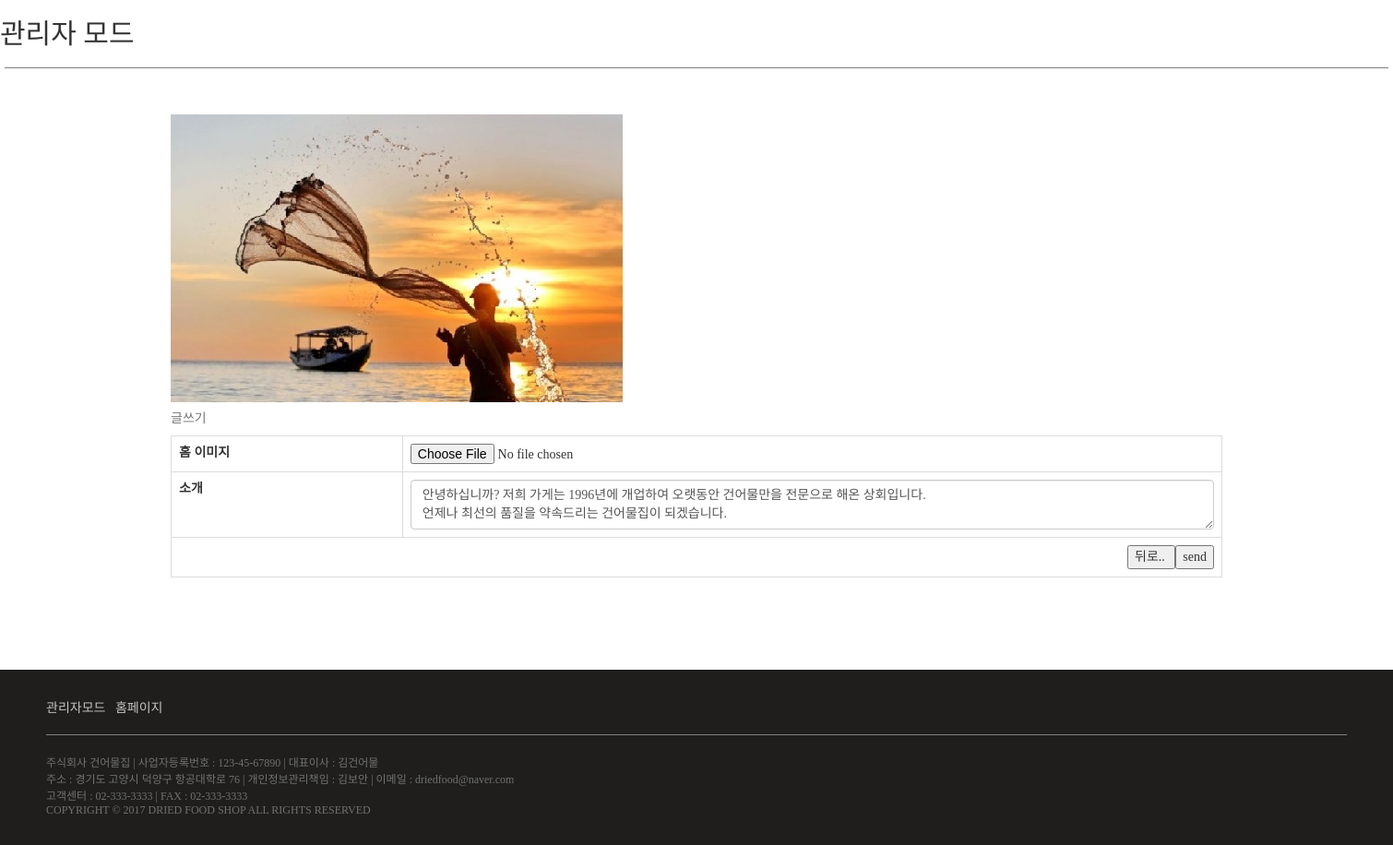
/manage_main.php (signed in), run on the app's committed database.
### tables this page shows
CREATE TABLE `main` (
  `image` varchar(255) NOT NULL,
  `number` int(11) NOT NULL,
  `description` text NOT NULL
);

### manage_main.php (the view, shortened to what this page needs)
<?php
include("config_getdata.php");
$query = "SELECT * from main WHERE number =1";
$result = mysqli_query($bd,$query) or die ("Error Querying database.");
$row = mysqli_fetch_assoc($result);
$src = $row['image'];
$src2 = $row['description'];
?>
<!DOCTYPE html>
<html lang="kor">
<head>
  <link rel="stylesheet" href="css\bootstrap.css">
  <link rel="stylesheet" href="css/box_design.css">
    <link rel="stylesheet" href="css/footer-distributed-with-address-and-phones.css">
</head>
<body>
  <h2>관리자 모드</h2>
  <hr width="1500">
  <div class="container">
    <table class="table table-bordered">
      <thead>
        <img src="<?=$src?>"/>
        <caption> 글쓰기 </caption>
      </thead>
      <tbody>
        <form action="main_upload.php" method="POST" encType="multipart/form-data">
          <tr>
            <th> 홈 이미지 </th>
            <td><input type="file" name="upload"/></td>
          </tr>
          <tr>
            <th>소개</th>
            <td>
              <textarea cols="10"  name="content" class="form-control"><?=$src2?>
              </textarea>
            </td>
          </tr>
          <tr>
            <td colspan="2">
              <input type="submit" value="send" class="pull-right"/>
              <input type="button" value="뒤로.. " class="pull-right" onclick="history.back(-1)"/>
                    </td>
                </tr>
              </form>
            </tbody>
          </table>
        </div>
        <footer class="footer-distributed">
          <p class="footer-links" >
            <a href="manage_index.php" style="color:#C6C4C3;">관리자모드</a>
            <a href="index.php" style="color:#C6C4C3;">홈페이지</a>
          </p>
        <hr />
        주식회사 건어물집  | 사업자등록번호 : 123-45-67890 | 대표이사 : 김건어물
        <br>
        주소 : 경기도 고양시 덕양구 항공대학로 76 | 개인정보관리책임 : 김보안 | 이메일 : driedfood@naver.com
        <br>
        고객센터 : 02-333-3333 | FAX : 02-333-3333
        <br>
        COPYRIGHT © 2017 DRIED FOOD SHOP ALL RIGHTS RESERVED
        </footer>
      </body>
      </html>

### css/box_design.css (style rules this page uses)
.container { padding-top:30px; }
h2 { font-family: title_font; font-size:30px; }
body { font-family:kopub_bold; }
footer { position: fixed; bottom: 0; }

### css/footer-distributed-with-address-and-phones.css (style rules this page uses)
.footer-distributed { background-color: #1F1E1D; box-sizing: border-box; width: 100%; text-align: left; font: 12px kopub_medium; padding: 30px 50px; margin-top: 80px; color:#707171; }
.footer-links { font: 14px kopub_medium; }
hr { border-color:#808080; }

### data on the page
main: image (picture), content "안녕하십니까? 저희 가게는 1996년에 개업하여 오랫동안 건어물만을 전문으로 해온 상회입니다. 언제나 최선의 품질을 약속드리는 건어물집이 되겠습니다."
